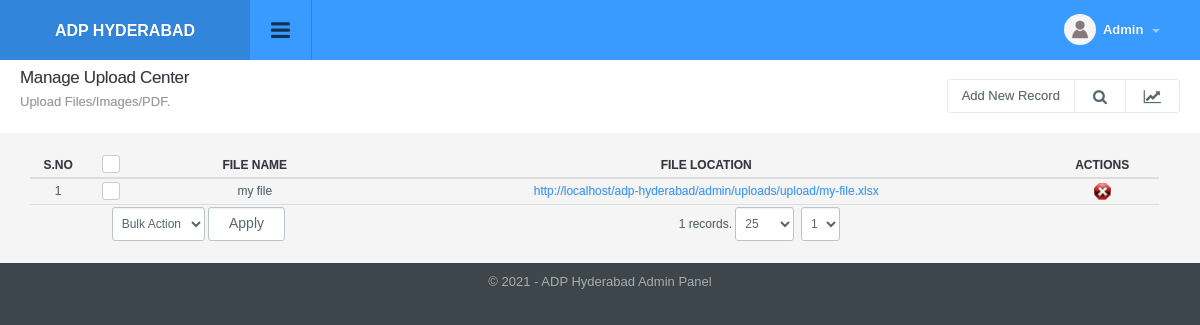
/upload_manage.php (signed in), run on the app's committed database.
### tables this page shows
CREATE TABLE `config_variable` (
  `id` int(11) NOT NULL,
  `config_type_id` int(11) NOT NULL,
  `title` varchar(512) NOT NULL,
  `notes` varchar(512) NOT NULL,
  `type` varchar(200) NOT NULL,
  `default_values` text NOT NULL,
  `key` varchar(200) NOT NULL,
  `value` text NOT NULL,
  `sortorder` int(11) NOT NULL
);

CREATE TABLE `uploads` (
  `id` int(11) NOT NULL,
  `filename` varchar(200) NOT NULL,
  `filelocation` varchar(200) NOT NULL
);

### include/utility.php (called while the page is built, shortened)
<?php
function get_config($var){
	global $dblink;
	$sql="select value from config_variable where `key`='".slash($var)."'";
	$resConfig=doquery($sql,$dblink);
	if(numrows($resConfig)>0){
		while($rowConfig=dofetch($resConfig))
			return unslash($rowConfig["value"]);
	}
}
$site_title=get_config("site_title");
$site_url=get_config("site_url");
$file_upload_url=$site_url."/uploads/";
function slash($str){
	if(!is_array($str))
		return utf8_encode(addslashes($str));
	else{
		for($i=0; $i<count($str); $i++)
			$str[$i]=slash($str[$i]);
		return $str;
	}
}
function unslash($str){
	return stripslashes(utf8_decode($str));
	}

### include/db.php (called while the page is built, shortened)
<?php
function doquery($qr,$lnk){
	@$res=mysqli_query($lnk,$qr) or die($qr." - ".mysqli_error($lnk));
	return $res;
}
function dofetch($rs){
	@$rec=mysqli_fetch_array($rs);
	return $rec;
}
function numrows($rs){
	return mysqli_num_rows($rs);
}

### modules/upload/list.php (the view, shortened to what this page needs)
<?php
$extra='';
?>
<div class="page-header">
	<h1 class="title">Manage Upload Center</h1>
  	<ol class="breadcrumb">
    	<li class="active">Upload Files/Images/PDF.</li>
  	</ol>
  	<div class="right">
    	<div class="btn-group" role="group" aria-label="...">
        	<a href="upload_manage.php?tab=add" class="btn btn-light editproject">Add New Record</a> <a id="topstats" class="btn btn-light" href="#"><i class="fa fa-search"></i></a> <a class="btn btn-light" href="#"><i class="fa fa-line-chart"></i></a>
        </div>
  	</div>
</div>
<div class="panel-body table-responsive">
	<table class="table table-hover list">
    	<thead>
            <tr>
                <th width="5%" class="text-center">S.no</th>
                <th class="text-center" width="5%"><div class="checkbox checkbox-primary">
                    <label for="select_all"></label></div></th>
                <th>File Name</th>
                <th>File Location</th>
                <th style="text-align:center">Actions</th>
            </tr>
    	</thead>
    	<tbody>
			<?php
			$sql="select * from uploads where 1 $extra order by id desc";
            $rs=show_page($rows, $pageNum, $sql);
            if(numrows($rs)>0){
                $sn=1;
                while($r=dofetch($rs)){
                    ?>
                    <tr>
                        <td class="text-center"><?php echo $sn;?></td>
                        <td class="text-center"><div class="checkbox margin-t-0 checkbox-primary">
                            <label for="<?php echo "rec_".$sn?>"></label></div>
                        </td>
                        <td><?php echo unslash($r["filename"]); ?></td>
                        <td><a href="<?php echo $file_upload_url."upload/".unslash($r["filelocation"]); ?>" target="_blank">
						<font><?php echo $file_upload_url."upload/".unslash($r["filelocation"]); ?></font></a>
                   		</td>
                        <td align="center">
                            <a onclick="return confirm('Are you sure you want to delete')" href="upload_manage.php?id=<?php echo $r['id'];?>&amp;tab=delete"><img title="Delete Record" alt="Delete" src="images/delete.png"></a>
                        </td>
                    </tr>
                    <?php
                    $sn++;
                }
                ?>
                <tr>
                    <td colspan="3" class="actions">
                        <select name="bulk_action" id="bulk_action" title="Choose Action">
                            <option value="null">Bulk Action</option>
                        </select>
                        <input type="button" name="apply" value="Apply" id="apply_bulk_action" class="btn btn-light" title="Apply Action"  />
                    </td>
                    <td colspan="2" class="paging" title="Paging" align="right"><?php echo pages_list($rows, "upload", $sql, $pageNum)?></td>
                </tr>
                <?php
            }
            else{
                ?>
                <tr>
                    <td colspan="8"  class="no-record">No Result Found</td>
                </tr>
                <?php
            }
            ?>
    	</tbody>
  	</table>
</div>

### include/header.php (shortened to what this page needs)
<!DOCTYPE html PUBLIC "-//W3C//DTD XHTML 1.0 Transitional//EN" "http://www.w3.org/TR/xhtml1/DTD/xhtml1-transitional.dtd">
<html xmlns="http://www.w3.org/1999/xhtml">
<head>
<link type="text/css" rel="stylesheet" href="css/font-awesome.min.css" />
<link type="text/css" rel="stylesheet" href="css/font-awesome.css" />
<link type="text/css" rel="stylesheet"  href="css/bootstrap.css" />
<link rel="stylesheet" href="css/bootstrap-datetimepicker.min.css" />
<link type="text/css" rel="stylesheet"  href="css/awesome-bootstrap-checkbox.css" />
<link href="css/general.css" type="text/css" rel="stylesheet" />
<link type="text/css" rel="stylesheet"  href="css/style.css" />
<link rel="stylesheet" href="//code.jquery.com/ui/1.12.1/themes/base/jquery-ui.css">
</head>
<body>
	<div id="wrapper" class="round_corners">
    	<div id="top" class="clearfix">
            <div class="applogo">
			<a href="index.php" class="logo"><?php $admin_logo=get_config("admin_logo"); if(empty($admin_logo)) echo $site_title; else { ?><img src="<?php echo $file_upload_root;?>config/<?php echo $admin_logo?>" /><?php }?></a>
            </div>
            <a class="sidebar-open-button" href="#"><i class="fa fa-bars"></i></a>
            <ul class="top-right">
            	<li class="dropdown link">
                	<a class="dropdown-toggle profilebox" data-toggle="dropdown" href="#">
                    	<img alt="img" src="images/profileimg-default.png">
                        <b><?php echo ucfirst((isset($_SESSION["logged_in_admin"]) && $_SESSION["logged_in_admin"]!="")?$_SESSION["logged_in_admin"]["name"]:"Guest");?></b>
                        <span class="caret"></span>
                    </a>
                </li>
           </ul>
        </div>
		<div class="content" style="margin-left:0">

### include/footer.php (shortened to what this page needs)
<div id="footer" class="bottom_round_corners">
	<div id="footer_content">
    	<address>&copy; <?php echo date("Y");?> - <?php echo $site_title; ?> Admin Panel</address>
    </div>
</div>
<link href="js/fancybox/jquery.fancybox.min.css" rel="stylesheet" type="text/css" />
<link href="js/chosen/chosen.css" rel="stylesheet" type="text/css" />
<link rel="stylesheet" type="text/css" href="css/angularjs-datetime-picker.css" />
</body>
</html>

### data on the page
config_variable: value "ADP HYDERABAD", value "ADP Hyderabad"
uploads: filename "my file", filelocation "my-file.xlsx"
config_variable: value "http://localhost/adp-hyderabad/admin/uploads/"

### other printed values
pages_list($rows, "upload", $sql, $pageNum) "1 records."
form field page "1"
